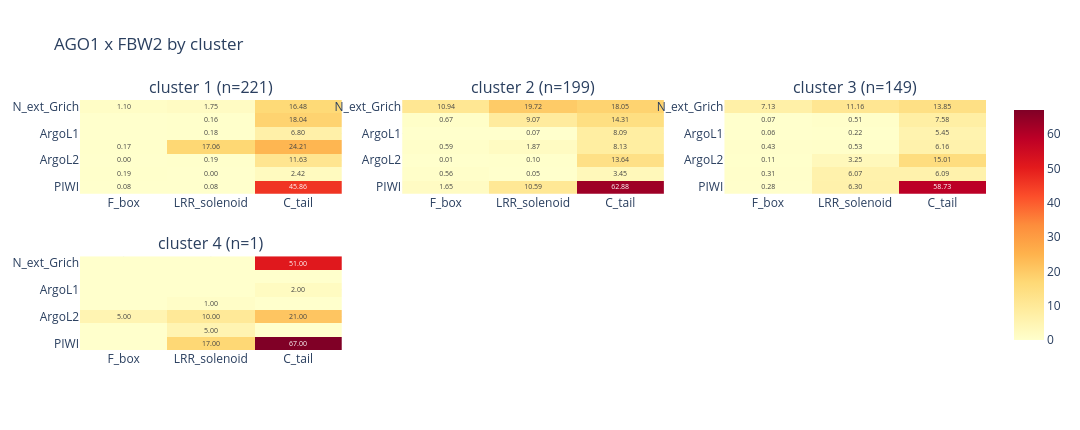

Write notebook code for a chart like this one.
### Markdown cell above
## Per-pose-cluster breakdown

One small-multiple panel per couple: one heatmap per pose cluster (`scripts/pose_cluster_anchor.py`'s `cluster` column), shared colour scale
within the panel. If there's only one cluster this collapses to a single tile.

### Code cell
clusters = sorted(df["cluster"].unique())
cluster_n_models = df.groupby("cluster")["fname"].nunique()
print(f"{len(clusters)} pose cluster(s): " + ", ".join(f'{k} (n={cluster_n_models[k]})' for k in clusters))

def panel_by(group_col, group_values, group_n_models, tag, subdir):
    for c in COUPLES:
        ligand_name = LIGAND_CHAIN_NAMES[c]
        mats = {}
        for g in group_values:
            res = couple_matrix(df[df[group_col] == g], c, group_n_models[g])
            if res is not None:
                mats[g] = res
        if not mats:
            print(f"No {RECEPTOR_NAME}-{ligand_name} contacts for any {tag} -- skipping.")
            continue
        present = list(mats)
        zmax = max(r[2].values.max() for r in mats.values()) or 1
        ncols = min(3, len(present)); nrows = -(-len(present) // ncols)
        fig = make_subplots(rows=nrows, cols=ncols,
                            subplot_titles=[f"{tag} {g} (n={group_n_models[g]})" for g in present])
        for i, g in enumerate(present):
            x_labels, y_labels, rate = mats[g]
            r, cc = i // ncols + 1, i % ncols + 1
            fig.add_trace(go.Heatmap(z=rate.values, x=x_labels, y=y_labels, colorscale="YlOrRd",
                zmin=0, zmax=float(zmax), showscale=bool(g == present[-1]),
                text=[[f"{v:.2f}" if v > 0 else "" for v in row] for row in rate.values],
                texttemplate="%{text}", textfont=dict(size=7),
                hovertemplate=f"{tag} {g}<br>%{{y}} / %{{x}}<br>%{{z:.3f}}/model<extra></extra>"),
                row=r, col=cc)
        fig.update_yaxes(autorange="reversed")
        fig.update_layout(title=f"{RECEPTOR_NAME} x {ligand_name} by {tag}", template=TEMPLATE,
                          width=max(760, 360 * ncols), height=max(430, 150 * nrows))
        save_fig(fig, f"{RECEPTOR_NAME.lower()}_{ligand_name.lower()}_heatmap_by_{tag}.html", subdir)

panel_by("cluster", clusters, cluster_n_models, "cluster", "per_cluster")

### Figure 1 — Plotly figure (JSON) as saved in the notebook; plotly's stock layout.template omitted (floating-point values rounded to 4 significant figures)
{"data": [{"colorscale": [[0.0, "rgb(255,255,204)"], [0.125, "rgb(255,237,160)"], [0.25, "rgb(254,217,118)"], [0.375, "rgb(254,178,76)"], [0.5, "rgb(253,141,60)"], [0.625, "rgb(252,78,42)"], [0.75, "rgb(227,26,28)"], [0.875, "rgb(189,0,38)"], [1.0, "rgb(128,0,38)"]], "hovertemplate": "cluster 1<br>%{y} / %{x}<br>%{z:.3f}/model<extra></extra>", "showscale": false, "text": [["1.10", "1.75", "16.48"], ["", "0.16", "18.04"], ["", "0.18", "6.80"], ["0.17", "17.06", "24.21"], ["0.00", "0.19", "11.63"], ["0.19", "0.00", "2.42"], ["0.08", "0.08", "45.86"]], "textfont": {"size": 7}, "texttemplate": "%{text}", "type": "heatmap", "x": ["F_box", "LRR_solenoid", "C_tail"], "xaxis": "x", "y": ["N_ext_Grich", "ArgoN", "ArgoL1", "PAZ", "ArgoL2", "MID", "PIWI"], "yaxis": "y", "z": [[1.1, 1.747, 16.48], [0.0, 0.1584, 18.04], [0.0, 0.1765, 6.801], [0.1719, 17.06, 24.21], [0.004525, 0.1946, 11.63], [0.1855, 0.004525, 2.416], [0.08145, 0.07692, 45.86]], "zmax": 67.0, "zmin": 0}, {"colorscale": [[0.0, "rgb(255,255,204)"], [0.125, "rgb(255,237,160)"], [0.25, "rgb(254,217,118)"], [0.375, "rgb(254,178,76)"], [0.5, "rgb(253,141,60)"], [0.625, "rgb(252,78,42)"], [0.75, "rgb(227,26,28)"], [0.875, "rgb(189,0,38)"], [1.0, "rgb(128,0,38)"]], "hovertemplate": "cluster 2<br>%{y} / %{x}<br>%{z:.3f}/model<extra></extra>", "showscale": false, "text": [["10.94", "19.72", "18.05"], ["0.67", "9.07", "14.31"], ["", "0.07", "8.09"], ["0.59", "1.87", "8.13"], ["0.01", "0.10", "13.64"], ["0.56", "0.05", "3.45"], ["1.65", "10.59", "62.88"]], "textfont": {"size": 7}, "texttemplate": "%{text}", "type": "heatmap", "x": ["F_box", "LRR_solenoid", "C_tail"], "xaxis": "x2", "y": ["N_ext_Grich", "ArgoN", "ArgoL1", "PAZ", "ArgoL2", "MID", "PIWI"], "yaxis": "y2", "z": [[10.94, 19.72, 18.05], [0.6734, 9.065, 14.31], [0.0, 0.06533, 8.085], [0.593, 1.869, 8.126], [0.01005, 0.1005, 13.64], [0.5578, 0.05025, 3.452], [1.648, 10.59, 62.88]], "zmax": 67.0, "zmin": 0}, {"colorscale": [[0.0, "rgb(255,255,204)"], [0.125, "rgb(255,237,160)"], [0.25, "rgb(254,217,118)"], [0.375, "rgb(254,178,76)"], [0.5, "rgb(253,141,60)"], [0.625, "rgb(252,78,42)"], [0.75, "rgb(227,26,28)"], [0.875, "rgb(189,0,38)"], [1.0, "rgb(128,0,38)"]], "hovertemplate": "cluster 3<br>%{y} / %{x}<br>%{z:.3f}/model<extra></extra>", "showscale": false, "text": [["7.13", "11.16", "13.85"], ["0.07", "0.51", "7.58"], ["0.06", "0.22", "5.45"], ["0.43", "0.53", "6.16"], ["0.11", "3.25", "15.01"], ["0.31", "6.07", "6.09"], ["0.28", "6.30", "58.73"]], "textfont": {"size": 7}, "texttemplate": "%{text}", "type": "heatmap", "x": ["F_box", "LRR_solenoid", "C_tail"], "xaxis": "x3", "y": ["N_ext_Grich", "ArgoN", "ArgoL1", "PAZ", "ArgoL2", "MID", "PIWI"], "yaxis": "y3", "z": [[7.128, 11.16, 13.85], [0.06711, 0.5101, 7.577], [0.0604, 0.2215, 5.45], [0.4295, 0.5302, 6.161], [0.1074, 3.248, 15.01], [0.3087, 6.067, 6.094], [0.2819, 6.295, 58.73]], "zmax": 67.0, "zmin": 0}, {"colorscale": [[0.0, "rgb(255,255,204)"], [0.125, "rgb(255,237,160)"], [0.25, "rgb(254,217,118)"], [0.375, "rgb(254,178,76)"], [0.5, "rgb(253,141,60)"], [0.625, "rgb(252,78,42)"], [0.75, "rgb(227,26,28)"], [0.875, "rgb(189,0,38)"], [1.0, "rgb(128,0,38)"]], "hovertemplate": "cluster 4<br>%{y} / %{x}<br>%{z:.3f}/model<extra></extra>", "showscale": true, "text": [["", "", "51.00"], ["", "", ""], ["", "", "2.00"], ["", "1.00", ""], ["5.00", "10.00", "21.00"], ["", "5.00", ""], ["", "17.00", "67.00"]], "textfont": {"size": 7}, "texttemplate": "%{text}", "type": "heatmap", "x": ["F_box", "LRR_solenoid", "C_tail"], "xaxis": "x4", "y": ["N_ext_Grich", "ArgoN", "ArgoL1", "PAZ", "ArgoL2", "MID", "PIWI"], "yaxis": "y4", "z": [[0.0, 0.0, 51.0], [0.0, 0.0, 0.0], [0.0, 0.0, 2.0], [0.0, 1.0, 0.0], [5.0, 10.0, 21.0], [0.0, 5.0, 0.0], [0.0, 17.0, 67.0]], "zmax": 67.0, "zmin": 0}], "layout": {"annotations": [{"font": {"size": 16}, "showarrow": false, "text": "cluster 1 (n=221)", "x": 0.1444, "xanchor": "center", "xref": "paper", "y": 1.0, "yanchor": "bottom", "yref": "paper"}, {"font": {"size": 16}, "showarrow": false, "text": "cluster 2 (n=199)", "x": 0.5, "xanchor": "center", "xref": "paper", "y": 1.0, "yanchor": "bottom", "yref": "paper"}, {"font": {"size": 16}, "showarrow": false, "text": "cluster 3 (n=149)", "x": 0.8556, "xanchor": "center", "xref": "paper", "y": 1.0, "yanchor": "bottom", "yref": "paper"}, {"font": {"size": 16}, "showarrow": false, "text": "cluster 4 (n=1)", "x": 0.1444, "xanchor": "center", "xref": "paper", "y": 0.375, "yanchor": "bottom", "yref": "paper"}], "height": 430, "title": {"text": "AGO1 x FBW2 by cluster"}, "width": 1080, "xaxis": {"anchor": "y", "domain": [0.0, 0.2889]}, "xaxis2": {"anchor": "y2", "domain": [0.3556, 0.6444]}, "xaxis3": {"anchor": "y3", "domain": [0.7111, 1.0]}, "xaxis4": {"anchor": "y4", "domain": [0.0, 0.2889]}, "xaxis5": {"anchor": "y5", "domain": [0.3556, 0.6444]}, "xaxis6": {"anchor": "y6", "domain": [0.7111, 1.0]}, "yaxis": {"anchor": "x", "autorange": "reversed", "domain": [0.625, 1.0]}, "yaxis2": {"anchor": "x2", "autorange": "reversed", "domain": [0.625, 1.0]}, "yaxis3": {"anchor": "x3", "autorange": "reversed", "domain": [0.625, 1.0]}, "yaxis4": {"anchor": "x4", "autorange": "reversed", "domain": [0.0, 0.375]}, "yaxis5": {"anchor": "x5", "autorange": "reversed", "domain": [0.0, 0.375]}, "yaxis6": {"anchor": "x6", "autorange": "reversed", "domain": [0.0, 0.375]}}}
